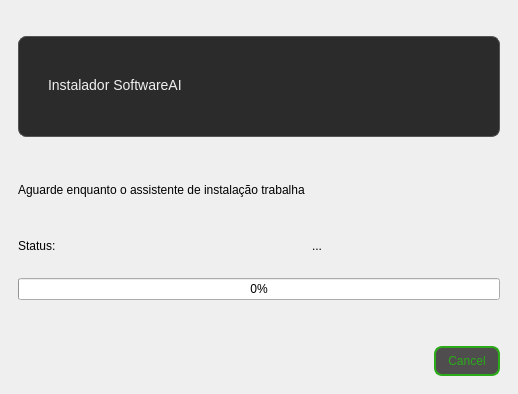
<?xml version="1.0" encoding="UTF-8"?>
<ui version="4.0">
 <class>InstaladorSoftwareAI</class>
 <widget class="QMainWindow" name="InstaladorSoftwareAI">
  <property name="geometry">
   <rect>
    <x>0</x>
    <y>0</y>
    <width>518</width>
    <height>394</height>
   </rect>
  </property>
  <property name="windowTitle">
   <string>Instalador SoftwareAI</string>
  </property>
  <widget class="QWidget" name="centralwidget">
   <widget class="QStackedWidget" name="stackedWidget">
    <property name="geometry">
     <rect>
      <x>9</x>
      <y>9</y>
      <width>500</width>
      <height>376</height>
     </rect>
    </property>
    <property name="currentIndex">
     <number>1</number>
    </property>
    <widget class="QWidget" name="page"/>
    <widget class="QWidget" name="page_2">
     <layout class="QGridLayout" name="gridLayout_3">
      <item row="5" column="1">
       <layout class="QGridLayout" name="gridLayout_2">
        <item row="0" column="0">
         <widget class="QCustomQPushButton" name="pushButton_3">
          <property name="styleSheet">
           <string notr="true">QPushButton {
    background-color: #4f4d4d; /* Cor de fundo */
    color: #2bab1a; /* Cor do texto */
    border: 2px solid #2bab1a; /* Cor da borda */
    border-radius: 8px; /* Borda arredondada */
    padding: 6px 12px; /* Espaçamento interno */
    font: bold 14px &quot;Arial&quot;; /* Estilo da fonte */
}</string>
          </property>
          <property name="text">
           <string>Cancel</string>
          </property>
         </widget>
        </item>
       </layout>
      </item>
      <item row="2" column="0" colspan="2">
       <layout class="QGridLayout" name="gridLayout">
        <property name="bottomMargin">
         <number>2</number>
        </property>
        <property name="horizontalSpacing">
         <number>7</number>
        </property>
        <item row="0" column="0">
         <widget class="QLabel" name="label">
          <property name="text">
           <string>Aguarde enquanto o assistente de instalação trabalha</string>
          </property>
         </widget>
        </item>
        <item row="1" column="0">
         <widget class="QLabel" name="label_2">
          <property name="text">
           <string>Status:</string>
          </property>
         </widget>
        </item>
        <item row="1" column="1">
         <widget class="QLabel" name="label_3">
          <property name="text">
           <string>...</string>
          </property>
         </widget>
        </item>
       </layout>
      </item>
      <item row="5" column="0">
       <spacer name="horizontalSpacer">
        <property name="orientation">
         <enum>Qt::Horizontal</enum>
        </property>
        <property name="sizeHint" stdset="0">
         <size>
          <width>395</width>
          <height>20</height>
         </size>
        </property>
       </spacer>
      </item>
      <item row="1" column="0">
       <spacer name="verticalSpacer">
        <property name="orientation">
         <enum>Qt::Vertical</enum>
        </property>
        <property name="sizeType">
         <enum>QSizePolicy::Maximum</enum>
        </property>
        <property name="sizeHint" stdset="0">
         <size>
          <width>20</width>
          <height>40</height>
         </size>
        </property>
       </spacer>
      </item>
      <item row="3" column="0" colspan="2">
       <widget class="QProgressBar" name="progressBar">
        <property name="value">
         <number>0</number>
        </property>
       </widget>
      </item>
      <item row="0" column="0" colspan="2">
       <widget class="QFrame" name="frame">
        <property name="minimumSize">
         <size>
          <width>0</width>
          <height>101</height>
         </size>
        </property>
        <property name="maximumSize">
         <size>
          <width>16777215</width>
          <height>65</height>
         </size>
        </property>
        <property name="styleSheet">
         <string notr="true">QFrame {
    background-color: #2b2b2b; /* Cor de fundo escura */
    border: 1px solid #555555; /* Borda com um cinza mais claro */
    border-radius: 8px; /* Arredondamento dos cantos */
    padding: 10px; /* Espaçamento interno */
}

QFrame:hover {
    border: 1px solid #888888; /* Alteração da borda ao passar o mouse */
}
</string>
        </property>
        <property name="frameShape">
         <enum>QFrame::StyledPanel</enum>
        </property>
        <property name="frameShadow">
         <enum>QFrame::Raised</enum>
        </property>
        <layout class="QGridLayout" name="gridLayout_5">
         <item row="0" column="0">
          <layout class="QGridLayout" name="gridLayout_6">
           <property name="leftMargin">
            <number>1</number>
           </property>
           <property name="topMargin">
            <number>0</number>
           </property>
           <property name="rightMargin">
            <number>2</number>
           </property>
           <property name="bottomMargin">
            <number>4</number>
           </property>
           <property name="horizontalSpacing">
            <number>36</number>
           </property>
           <property name="verticalSpacing">
            <number>14</number>
           </property>
           <item row="0" column="0">
            <widget class="QLabel" name="label_5">
             <property name="minimumSize">
              <size>
               <width>438</width>
               <height>0</height>
              </size>
             </property>
             <property name="maximumSize">
              <size>
               <width>443</width>
               <height>16777215</height>
              </size>
             </property>
             <property name="styleSheet">
              <string notr="true">QLabel {
    background-color: #2b2b2b; /* Fundo escuro */
    color: #f0f0f0; /* Texto claro para contraste */
    border: 1px solid #2b2b2b; /* Borda fina cinza escuro */
    border-radius: 6px; /* Cantos arredondados */
    padding: 5px; /* Espaçamento interno */
    font-family: &quot;Arial&quot;; /* Fonte personalizada */
    font-size: 14px; /* Tamanho da fonte */
    qproperty-alignment: 'AlignCenter'; /* Centraliza o texto no QLabel */
}
</string>
             </property>
             <property name="text">
              <string>Instalador SoftwareAI </string>
             </property>
            </widget>
           </item>
           <item row="0" column="1">
            <widget class="QLabel" name="label_4">
             <property name="minimumSize">
              <size>
               <width>0</width>
               <height>61</height>
              </size>
             </property>
             <property name="maximumSize">
              <size>
               <width>113</width>
               <height>61</height>
              </size>
             </property>
             <property name="styleSheet">
              <string notr="true">QLabel {
    background-color: #2b2b2b; /* Fundo escuro */
    color: #2b2b2b; /* Texto claro para contraste */
    border: 1px solid #2b2b2b; /* Borda fina cinza escuro */
    border-radius: 6px; /* Cantos arredondados */
    padding: 5px; /* Espaçamento interno */
    font-family: &quot;Arial&quot;; /* Fonte personalizada */
    font-size: 14px; /* Tamanho da fonte */
    qproperty-alignment: 'AlignCenter'; /* Centraliza o texto no QLabel */
}


</string>
             </property>
             <property name="text">
              <string/>
             </property>
             <property name="pixmap">
              <pixmap>../../Save disk C/Saas do site/Projetos de codigo aberto/SoftwareAI/logo.webp</pixmap>
             </property>
             <property name="scaledContents">
              <bool>true</bool>
             </property>
            </widget>
           </item>
          </layout>
         </item>
        </layout>
       </widget>
      </item>
      <item row="4" column="0">
       <spacer name="verticalSpacer_2">
        <property name="orientation">
         <enum>Qt::Vertical</enum>
        </property>
        <property name="sizeType">
         <enum>QSizePolicy::Maximum</enum>
        </property>
        <property name="sizeHint" stdset="0">
         <size>
          <width>20</width>
          <height>40</height>
         </size>
        </property>
       </spacer>
      </item>
     </layout>
    </widget>
   </widget>
  </widget>
 </widget>
 <customwidgets>
  <customwidget>
   <class>QCustomQPushButton</class>
   <extends>QPushButton</extends>
   <header location="global">Custom_Widgets.QCustomQPushButton.h</header>
  </customwidget>
 </customwidgets>
 <resources/>
 <connections/>
</ui>
